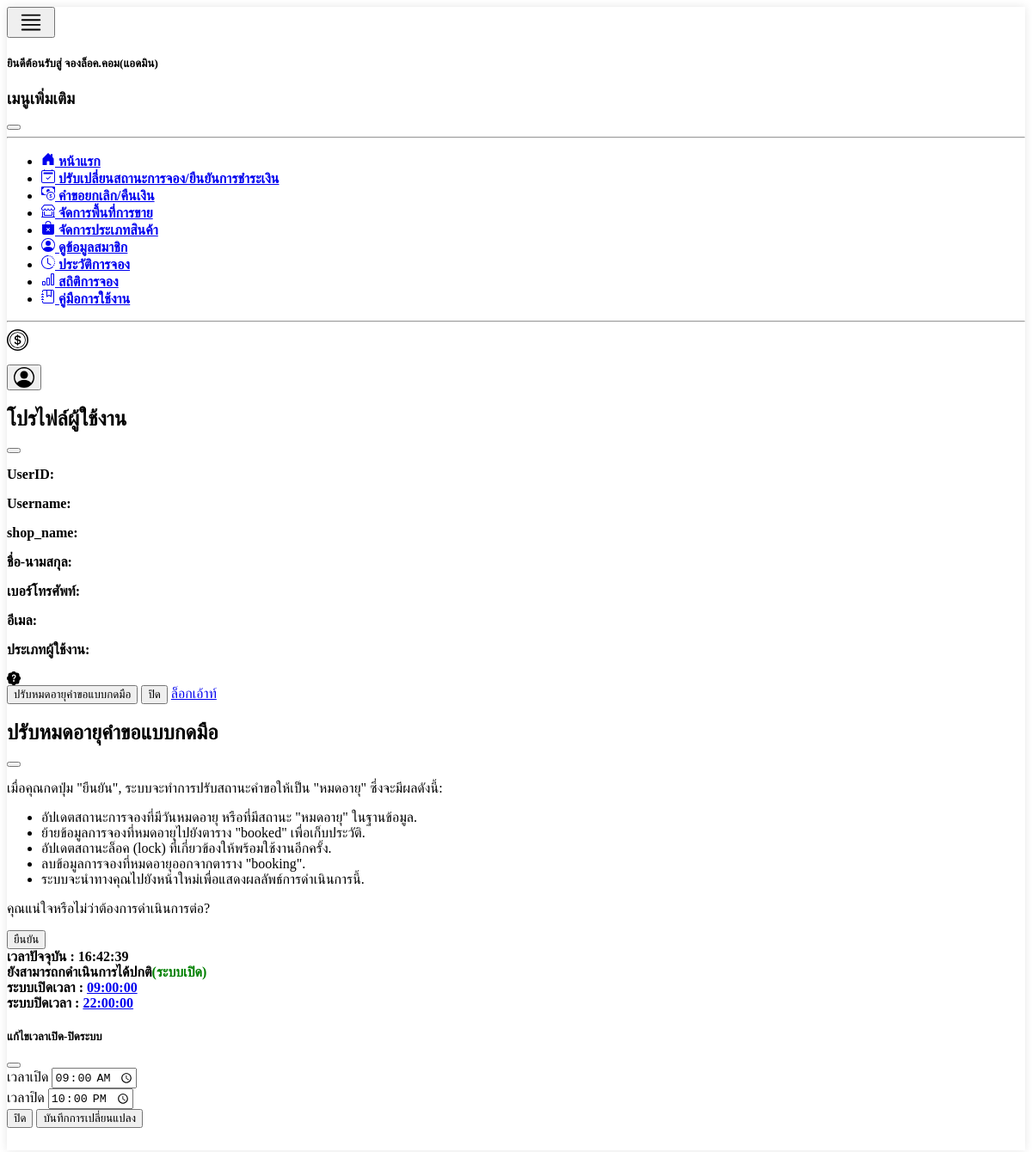
Page /admin/admin_nav.php on the earlier database version.
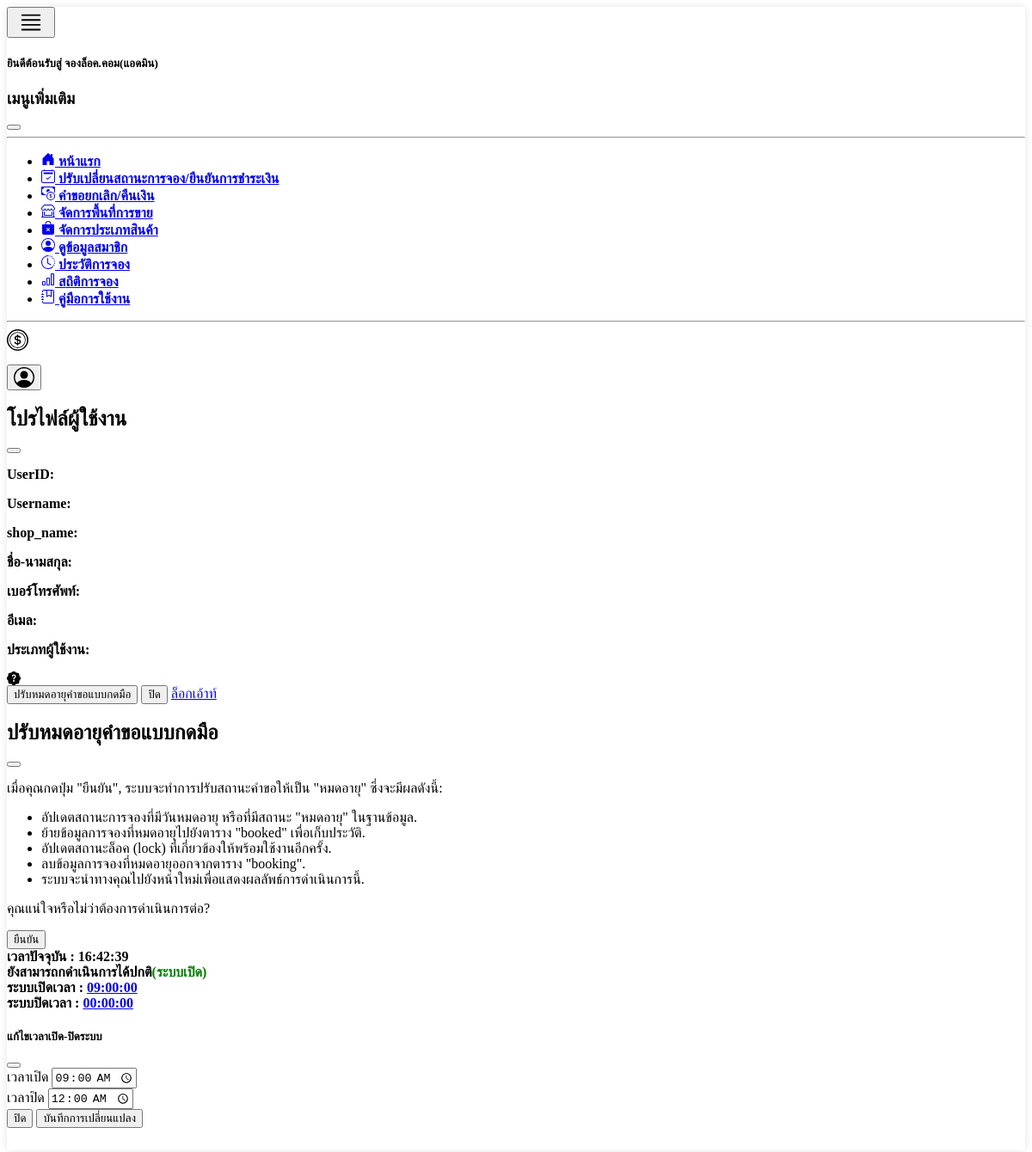
Same page on the later database version.
### tables this page shows
CREATE TABLE `operating_hours` (
  `id` int(11) NOT NULL,
  `opening_time` time NOT NULL,
  `closing_time` time NOT NULL
);

### admin/admin_nav.php (the view, shortened to what the changed rows need)
<nav class="row g-2 bgcolor">
    <div class="col-12 d-flex justify-content-between px-5 py-3">
        <div class="modal fade" id="ProfileModal" tabindex="-1" aria-labelledby="ProfileModalLabel" aria-hidden="true">
            <div class="modal-dialog">
                <div class="modal-content">
                    <div class="modal-header">
                        <h1 class="modal-title fs-5" id="ProfileModalLabel"><strong>โปรไฟล์ผู้ใช้งาน</strong></h1>
                    </div>
                </div>
            </div>
        </div>
    </div>
    <div class="modal fade" id="ManulExpiredModal" tabindex="-1" aria-labelledby="ManulExpiredModalLabel" aria-hidden="true">
        <div class="modal-dialog">
            <div class="modal-content">
                <div class="modal-header">
                    <h1 class="modal-title fs-5" id="ManulExpiredModalLabel"><strong>ปรับหมดอายุคำขอแบบกดมือ</strong></h1>
                </div>
            </div>
        </div>
    </div>
    <?php
    require("../condb.php");
    $sql_time = "SELECT opening_time, closing_time FROM operating_hours LIMIT 1";
    $result = $conn->query($sql_time);
    $row_time = $result->fetch_assoc();
    $openingTime = $row_time['opening_time'];
    $closingTime = $row_time['closing_time'];
    ?>
    <div class="col-12 d-flex justify-content-between px-5">
        <strong>
            <div id="opening_time">ระบบเปิดเวลา : <a href="#" data-bs-toggle="modal" data-bs-target="#editTimeModal"><?php echo $openingTime; ?></a></div>
            <div id="closing_time">ระบบปิดเวลา : <a href="#" data-bs-toggle="modal" data-bs-target="#editTimeModal"><?php echo $closingTime; ?></a></div>
        </strong>
    </div>
    <div class="modal fade" id="editTimeModal" tabindex="-1" aria-labelledby="editTimeModalLabel" aria-hidden="true">
        <div class="modal-dialog">
            <div class="modal-content">
                <form id="updateTimeForm">
                    <div class="modal-body">
                        <div class="mb-3">
                            <label for="openingTime" class="form-label">เวลาเปิด</label>
                            <input type="time" class="form-control" id="openingTime" name="opening_time" value="<?php echo $openingTime; ?>" required>
                        </div>
                        <div class="mb-3">
                            <label for="closingTime" class="form-label">เวลาปิด</label>
                            <input type="time" class="form-control" id="closingTime" name="closing_time" value="<?php echo $closingTime; ?>" required>
                        </div>
                    </div>
                </form>
            </div>
        </div>
    </div>
</nav>

Differences in the rows shown:
changed operating_hours: closing_time "22:00:00" → "00:00:00"
